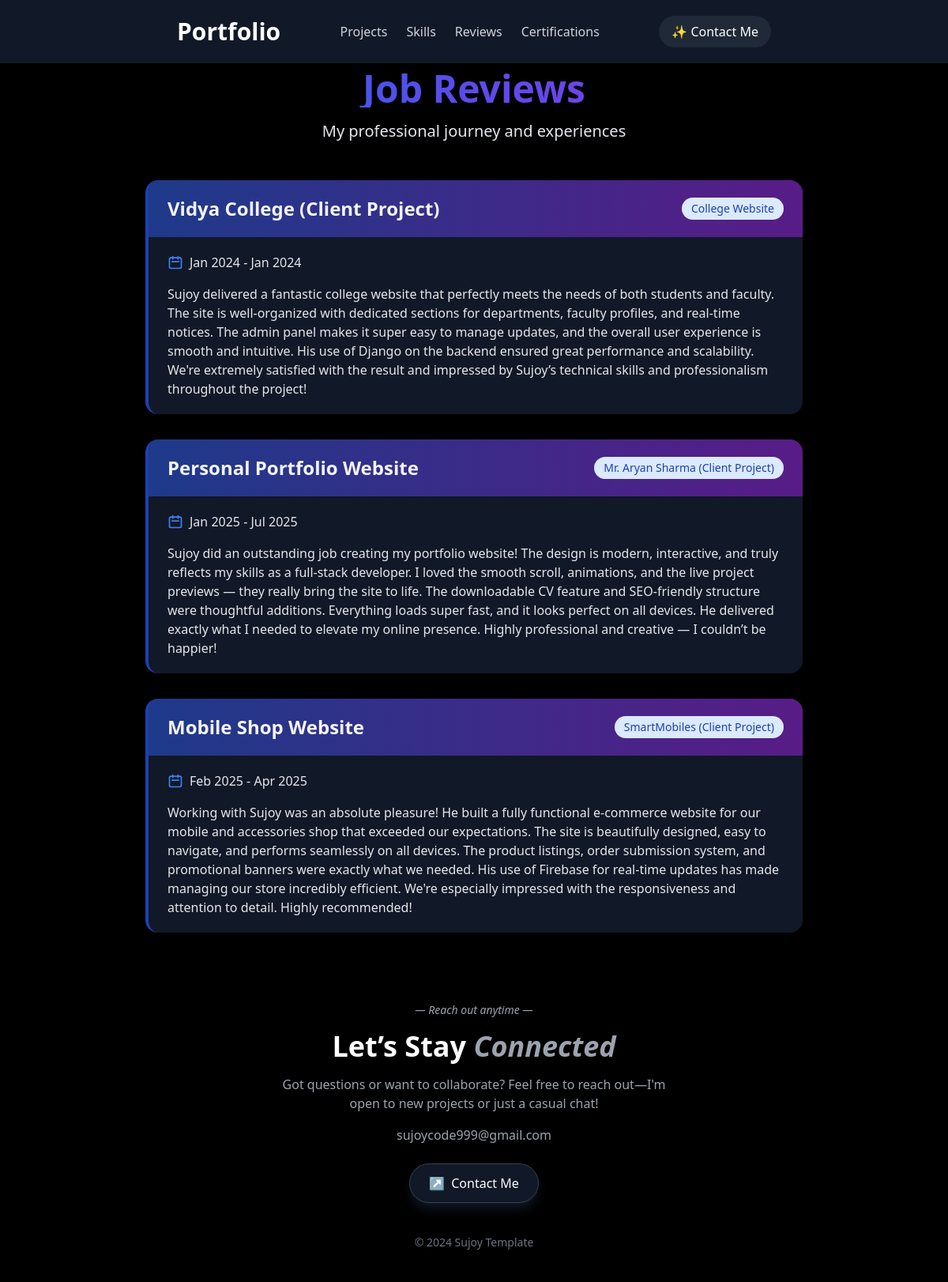
/review/, run on the app's committed database.
### pages/models.py (models this page shows, shortened)
class experience(models.Model):
    company_name = models.CharField(max_length=255)
    job_title = models.CharField(max_length=100)
    start_date = models.DateField()
    end_date = models.DateField()
    description = models.TextField()

### pages/views.py (the view)
# urls.py: path('review/', views.review, name='review'),
def review(request):
    experiences = experience.objects.all()
    return render(request, 'reviews.html', {'reviews': experiences})

### templates/reviews.html (shortened to what this page needs)
{% extends "base.html" %}
{% load static %}
{% block content %}
<div class="max-w-4xl mx-auto px-4 sm:px-6 lg:px-8 py-12">
    <div class="text-center mb-12">
        <h1 class="text-4xl font-extrabold text-gray-200 sm:text-5xl mb-4 bg-gradient-to-r from-blue-600 to-purple-600 bg-clip-text text-transparent">
        </h1>
        <p class="mt-3 max-w-2xl mx-auto text-xl text-gray-200 sm:mt-4">
            My professional journey and experiences
        </p>
    </div>
    <div class="space-y-8">
        {% for review in reviews %}
        <div class="relative bg-gray-900 shadow-xl rounded-2xl overflow-hidden transition-all duration-300 hover:shadow-2xl hover:-translate-y-1 border-l-4 border-blue-800">
            <div class="bg-gradient-to-r from-blue-900 to-purple-900 px-6 py-5">
                <div class="flex flex-col sm:flex-row sm:items-center sm:justify-between">
                    <h2 class="text-2xl font-bold text-gray-100">
                        {{ review.company_name }}
                    </h2>
                    <span class="mt-2 sm:mt-0 inline-flex items-center px-3 py-1 rounded-full text-sm font-medium bg-blue-100 text-blue-800">
                        {{ review.job_title }}
                    </span>
                </div>
            </div>
            <div class="px-6 py-5">
                <div class="flex items-center text-gray-200 mb-4">
                    <svg class="w-5 h-5 mr-2 text-blue-500" fill="none" stroke="currentColor" viewBox="0 0 24 24" xmlns="http://www.w3.org/2000/svg">
                        <path stroke-linecap="round" stroke-linejoin="round" stroke-width="2" d="M8 7V3m8 4V3m-9 8h10M5 21h14a2 2 0 002-2V7a2 2 0 00-2-2H5a2 2 0 00-2 2v12a2 2 0 002 2z"></path>
                    </svg>
                    <span>
                        {{ review.start_date|date:"M Y" }} - {{ review.end_date|date:"M Y" }}
                    </span>
                </div>
                <div class="prose prose-blue max-w-none text-gray-200">
                    {{ review.description|linebreaks }}
                </div>
            </div>
        </div>
        {% endfor %}
    </div>
</div>
{% endblock %}

### data on the page
experience: company_name "Vidya College (Client Project)", job_title "College Website", start_date "Jan 2024", end_date "Jan 2024", description "Sujoy delivered a fantastic college website that perfectly meets the needs of both students and faculty. The site is well-organized with dedicated sections for departments, faculty profiles, and real-time notices. The admin panel makes it super easy to manage updates, and the overall user experience is smooth and intuitive. His use of Django on the backend ensured great performance and scalability. We're extremely satisfied with the result and impressed by Sujoy’s technical skills and professionalism throughout the project!"
experience: company_name "Personal Portfolio Website", job_title "Mr. Aryan Sharma (Client Project)", start_date "Jan 2025", end_date "Jul 2025", description "Sujoy did an outstanding job creating my portfolio website! The design is modern, interactive, and truly reflects my skills as a full-stack developer. I loved the smooth scroll, animations, and the live project previews — they really bring the site to life. The downloadable CV feature and SEO-friendly structure were thoughtful additions. Everything loads super fast, and it looks perfect on all devices. He delivered exactly what I needed to elevate my online presence. Highly professional and creative — I couldn’t be happier!"
experience: company_name "Mobile Shop Website", job_title "SmartMobiles (Client Project)", start_date "Feb 2025", end_date "Apr 2025", description "Working with Sujoy was an absolute pleasure! He built a fully functional e-commerce website for our mobile and accessories shop that exceeded our expectations. The site is beautifully designed, easy to navigate, and performs seamlessly on all devices. The product listings, order submission system, and promotional banners were exactly what we needed. His use of Firebase for real-time updates has made managing our store incredibly efficient. We're especially impressed with the responsiveness and attention to detail. Highly recommended!"
